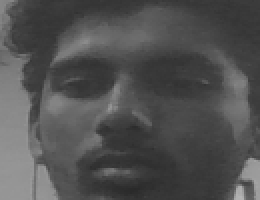
#> input picture atm code/datasets/dinesh/30.png, 130 x 100 px, given in place of the camera (shown 2 times larger)
$ python create_data.py
#> lines starting #> are read from the running program, lines starting #| are printed output that depends on the picture; after the words box and inside, x2 and y2 are one past the last pixel; in counts of white or black regions, pixels touching at a corner belong together
#creating database
import cv2, sys, numpy, os
import urllib.request
import numpy as np
haar_file = 'haarcascade_frontalface_default.xml'
datasets = 'datasets'  #All the faces data will be present this folder
sub_data = input("enter the name of the person :")
#> the answer given: datasets/dinesh/30.png
####sub_data = 'hai'  #These are sub data sets of folder, for my faces I've used my name

path = os.path.join(datasets, sub_data)
if not os.path.isdir(path):
    os.mkdir(path)
(width, height) = (130, 100)    # defining the size of images


face_cascade = cv2.CascadeClassifier(haar_file)
webcam = cv2.VideoCapture(0) #'0' is use for my webcam, if you've any other camera attached use '1' like this
##url="http://192.168.43.1:8080/shot.jpg"
# The program loops until it has 30 images of the face.
count = 1
while count < 101:
    (_, im) = webcam.read()
#> im is the input picture: shape (100, 130, 3); min 41, max 181, mean 81
##    imgPath=urllib.urlopen(url)
##    imgNp=np.array(bytearray(imgPath.read()),dtype=np.uint8)
##    im=cv2.imdecode(imgNp,-1)
    gray = cv2.cvtColor(im, cv2.COLOR_BGR2GRAY)
    faces = face_cascade.detectMultiScale(gray, 1.3, 4)
#> faces = [[14, 5, 89, 89]]
    for (x,y,w,h) in faces:
        cv2.rectangle(im,(x,y),(x+w,y+h),(255,0,0),2)
        face = gray[y:y + h, x:x + w]
        face_resize = cv2.resize(face, (width, height))
        cv2.imwrite('%s/%s.png' % (path,count), face_resize)
#> this loop made 1 pass
#> pass 1, `face = gray[y:y + h, x:x + w]`:
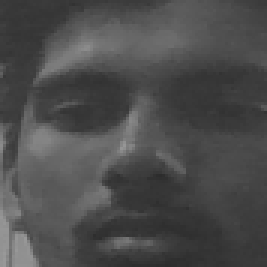
#> face: shape (89, 89) (shown 3 times larger); min 44, max 153, mean 76.3
#> pass 1, `face_resize = cv2.resize(face, (width, height))`:
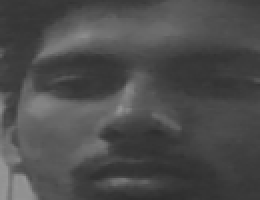
#> face_resize: shape (100, 130) (shown 2 times larger); min 44, max 150, mean 76.2
#> after the loop:
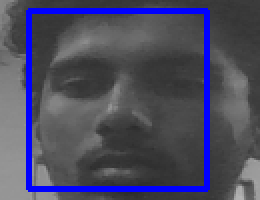
#> im: shape (100, 130, 3) (shown 2 times larger); 8.18% of pixels changed, all inside (x1, y1, x2, y2) = (13, 4, 105, 96)
    count += 1

    cv2.imshow('OpenCV', im)
    key = cv2.waitKey(10)
#> (key Esc is pressed here)
    if key == 27:
        break

$ run again, on atm code/datasets/dinesh/36.png
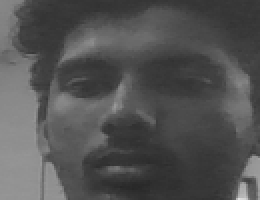
#> input picture atm code/datasets/dinesh/36.png, 130 x 100 px, given in place of the camera (shown 2 times larger)
#> im is the input picture: shape (100, 130, 3); min 39, max 223, mean 82.6
#> faces = [[17, 5, 89, 89]]
#> the loop `for (x,y,w,h) in faces:` made 1 pass
#> pass 1, `face = gray[y:y + h, x:x + w]`:
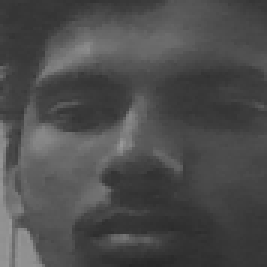
#> face: shape (89, 89) (shown 3 times larger); min 39, max 153, mean 76.4
#> after the loop `for (x,y,w,h) in faces:`:
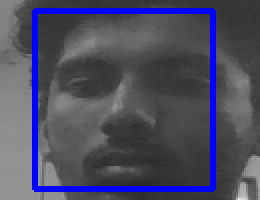
#> im: shape (100, 130, 3) (shown 2 times larger); 8.18% of pixels changed, all inside (x1, y1, x2, y2) = (16, 4, 108, 96)
